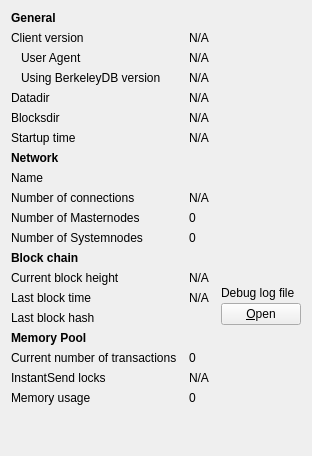
     <widget class="QWidget" name="tab_info">
      <attribute name="title">
       <string>&amp;Information</string>
      </attribute>
      <layout class="QGridLayout" name="gridLayout" columnstretch="0,1,0">
       <property name="horizontalSpacing">
        <number>12</number>
       </property>
       <item row="17" column="1">
        <widget class="QLabel" name="mempoolNumberTxs">
         <property name="cursor">
          <cursorShape>IBeamCursor</cursorShape>
         </property>
         <property name="text">
          <string>0</string>
         </property>
         <property name="textFormat">
          <enum>Qt::PlainText</enum>
         </property>
         <property name="textInteractionFlags">
          <set>Qt::LinksAccessibleByMouse|Qt::TextSelectableByKeyboard|Qt::TextSelectableByMouse</set>
         </property>
        </widget>
       </item>
       <item row="8" column="0">
        <widget class="QLabel" name="label_8">
         <property name="text">
          <string>Name</string>
         </property>
        </widget>
       </item>
       <item row="13" column="2" rowspan="3">
        <layout class="QVBoxLayout" name="verticalLayoutDebugButton">
         <property name="spacing">
          <number>3</number>
         </property>
         <item>
          <spacer name="verticalSpacer_2">
           <property name="orientation">
            <enum>Qt::Vertical</enum>
           </property>
           <property name="sizeHint" stdset="0">
            <size>
             <width>10</width>
             <height>5</height>
            </size>
           </property>
          </spacer>
         </item>
         <item>
          <widget class="QLabel" name="labelDebugLogfile">
           <property name="text">
            <string>Debug log file</string>
           </property>
          </widget>
         </item>
         <item>
          <widget class="QPushButton" name="openDebugLogfileButton">
           <property name="toolTip">
            <string>Open the %1 debug log file from the current data directory. This can take a few seconds for large log files.</string>
           </property>
           <property name="text">
            <string>&amp;Open</string>
           </property>
           <property name="autoDefault">
            <bool>false</bool>
           </property>
          </widget>
         </item>
        </layout>
       </item>
       <item row="10" column="1">
        <widget class="QLabel" name="masternodeCount">
         <property name="cursor">
          <cursorShape>IBeamCursor</cursorShape>
         </property>
         <property name="text">
          <string>0</string>
         </property>
         <property name="textFormat">
          <enum>Qt::PlainText</enum>
         </property>
         <property name="textInteractionFlags">
          <set>Qt::LinksAccessibleByMouse|Qt::TextSelectableByKeyboard|Qt::TextSelectableByMouse</set>
         </property>
        </widget>
       </item>
       <item row="6" column="1" colspan="2">
        <widget class="QLabel" name="startupTime">
         <property name="cursor">
          <cursorShape>IBeamCursor</cursorShape>
         </property>
         <property name="text">
          <string>N/A</string>
         </property>
         <property name="textFormat">
          <enum>Qt::PlainText</enum>
         </property>
         <property name="textInteractionFlags">
          <set>Qt::LinksAccessibleByMouse|Qt::TextSelectableByKeyboard|Qt::TextSelectableByMouse</set>
         </property>
        </widget>
       </item>
       <item row="1" column="0">
        <widget class="QLabel" name="label_6">
         <property name="text">
          <string>Client version</string>
         </property>
        </widget>
       </item>
       <item row="5" column="1" colspan="2">
        <widget class="QLabel" name="blocksDir">
         <property name="cursor">
          <cursorShape>IBeamCursor</cursorShape>
         </property>
         <property name="toolTip">
          <string>To specify a non-default location of the blocks directory use the '%1' option.</string>
         </property>
         <property name="text">
          <string>N/A</string>
         </property>
         <property name="textFormat">
          <enum>Qt::PlainText</enum>
         </property>
         <property name="wordWrap">
          <bool>true</bool>
         </property>
         <property name="textInteractionFlags">
          <set>Qt::LinksAccessibleByMouse|Qt::TextSelectableByKeyboard|Qt::TextSelectableByMouse</set>
         </property>
        </widget>
       </item>
       <item row="15" column="1">
        <widget class="QLabel" name="lastBlockHash">
         <property name="cursor">
          <cursorShape>IBeamCursor</cursorShape>
         </property>
         <property name="text">
          <string></string>
         </property>
         <property name="textFormat">
          <enum>Qt::PlainText</enum>
         </property>
         <property name="textInteractionFlags">
          <set>Qt::LinksAccessibleByMouse|Qt::TextSelectableByKeyboard|Qt::TextSelectableByMouse</set>
         </property>
        </widget>
       </item>
       <item row="8" column="1" colspan="2">
        <widget class="QLabel" name="networkName">
         <property name="cursor">
          <cursorShape>IBeamCursor</cursorShape>
         </property>
         <property name="text">
          <string></string>
         </property>
         <property name="textFormat">
          <enum>Qt::PlainText</enum>
         </property>
         <property name="textInteractionFlags">
          <set>Qt::LinksAccessibleByMouse|Qt::TextSelectableByKeyboard|Qt::TextSelectableByMouse</set>
         </property>
        </widget>
       </item>
       <item row="10" column="0">
        <widget class="QLabel" name="masternodeCountLabel">
         <property name="text">
          <string>Number of Masternodes</string>
         </property>
        </widget>
       </item>
       <item row="19" column="1">
        <widget class="QLabel" name="mempoolSize">
         <property name="cursor">
          <cursorShape>IBeamCursor</cursorShape>
         </property>
         <property name="text">
          <string>0</string>
         </property>
         <property name="textFormat">
          <enum>Qt::PlainText</enum>
         </property>
         <property name="textInteractionFlags">
          <set>Qt::LinksAccessibleByMouse|Qt::TextSelectableByKeyboard|Qt::TextSelectableByMouse</set>
         </property>
        </widget>
       </item>
       <item row="11" column="1">
        <widget class="QLabel" name="systemnodeCount">
         <property name="cursor">
          <cursorShape>IBeamCursor</cursorShape>
         </property>
         <property name="text">
          <string>0</string>
         </property>
         <property name="textFormat">
          <enum>Qt::PlainText</enum>
         </property>
         <property name="textInteractionFlags">
          <set>Qt::LinksAccessibleByMouse|Qt::TextSelectableByKeyboard|Qt::TextSelectableByMouse</set>
         </property>
        </widget>
       </item>
       <item row="14" column="0">
        <widget class="QLabel" name="labelLastBlockTime">
         <property name="text">
          <string>Last block time</string>
         </property>
        </widget>
       </item>
       <item row="7" column="0">
        <widget class="QLabel" name="labelNetwork">
         <property name="font">
          <font>
           <weight>75</weight>
           <bold>true</bold>
          </font>
         </property>
         <property name="text">
          <string>Network</string>
         </property>
        </widget>
       </item>
       <item row="1" column="1" colspan="2">
        <widget class="QLabel" name="clientVersion">
         <property name="cursor">
          <cursorShape>IBeamCursor</cursorShape>
         </property>
         <property name="text">
          <string>N/A</string>
         </property>
         <property name="textFormat">
          <enum>Qt::PlainText</enum>
         </property>
         <property name="textInteractionFlags">
          <set>Qt::LinksAccessibleByMouse|Qt::TextSelectableByKeyboard|Qt::TextSelectableByMouse</set>
         </property>
        </widget>
       </item>
       <item row="17" column="0">
        <widget class="QLabel" name="labelNumberOfTransactions">
         <property name="text">
          <string>Current number of transactions</string>
         </property>
        </widget>
       </item>
       <item row="15" column="0">
        <widget class="QLabel" name="lastBlockHashLabel">
         <property name="text">
          <string>Last block hash</string>
         </property>
        </widget>
       </item>
       <item row="16" column="0">
        <widget class="QLabel" name="labelMempoolTitle">
         <property name="font">
          <font>
           <weight>75</weight>
           <bold>true</bold>
          </font>
         </property>
         <property name="text">
          <string>Memory Pool</string>
         </property>
        </widget>
       </item>
       <item row="3" column="0">
        <widget class="QLabel" name="label_berkeleyDBVersion">
         <property name="text">
          <string>Using BerkeleyDB version</string>
         </property>
         <property name="indent">
          <number>10</number>
         </property>
        </widget>
       </item>
       <item row="12" column="0">
        <widget class="QLabel" name="label_10">
         <property name="font">
          <font>
           <weight>75</weight>
           <bold>true</bold>
          </font>
         </property>
         <property name="text">
          <string>Block chain</string>
         </property>
        </widget>
       </item>
       <item row="13" column="0">
        <widget class="QLabel" name="label_3">
         <property name="text">
          <string>Current block height</string>
         </property>
        </widget>
       </item>
       <item row="4" column="1" colspan="2">
        <widget class="QLabel" name="dataDir">
         <property name="cursor">
          <cursorShape>IBeamCursor</cursorShape>
         </property>
         <property name="toolTip">
          <string>To specify a non-default location of the data directory use the '%1' option.</string>
         </property>
         <property name="text">
          <string>N/A</string>
         </property>
         <property name="textFormat">
          <enum>Qt::PlainText</enum>
         </property>
         <property name="wordWrap">
          <bool>true</bool>
         </property>
         <property name="textInteractionFlags">
          <set>Qt::LinksAccessibleByMouse|Qt::TextSelectableByKeyboard|Qt::TextSelectableByMouse</set>
         </property>
        </widget>
       </item>
       <item row="9" column="1" colspan="2">
        <widget class="QLabel" name="numberOfConnections">
         <property name="cursor">
          <cursorShape>IBeamCursor</cursorShape>
         </property>
         <property name="text">
          <string>N/A</string>
         </property>
         <property name="textFormat">
          <enum>Qt::PlainText</enum>
         </property>
         <property name="textInteractionFlags">
          <set>Qt::LinksAccessibleByMouse|Qt::TextSelectableByKeyboard|Qt::TextSelectableByMouse</set>
         </property>
        </widget>
       </item>
       <item row="2" column="1" colspan="2">
        <widget class="QLabel" name="clientUserAgent">
         <property name="cursor">
          <cursorShape>IBeamCursor</cursorShape>
         </property>
         <property name="text">
          <string>N/A</string>
         </property>
         <property name="textFormat">
          <enum>Qt::PlainText</enum>
         </property>
         <property name="textInteractionFlags">
          <set>Qt::LinksAccessibleByMouse|Qt::TextSelectableByKeyboard|Qt::TextSelectableByMouse</set>
         </property>
        </widget>
       </item>
       <item row="6" column="0">
        <widget class="QLabel" name="label_13">
         <property name="text">
          <string>Startup time</string>
         </property>
        </widget>
       </item>
       <item row="13" column="1" colspan="2">
        <widget class="QLabel" name="numberOfBlocks">
         <property name="cursor">
          <cursorShape>IBeamCursor</cursorShape>
         </property>
         <property name="text">
          <string>N/A</string>
         </property>
         <property name="textFormat">
          <enum>Qt::PlainText</enum>
         </property>
         <property name="textInteractionFlags">
          <set>Qt::LinksAccessibleByMouse|Qt::TextSelectableByKeyboard|Qt::TextSelectableByMouse</set>
         </property>
        </widget>
       </item>
       <item row="19" column="0">
        <widget class="QLabel" name="labelMemoryUsage">
         <property name="text">
          <string>Memory usage</string>
         </property>
        </widget>
       </item>
       <item row="18" column="1">
        <widget class="QLabel" name="instantSendLockCount">
         <property name="cursor">
          <cursorShape>IBeamCursor</cursorShape>
         </property>
         <property name="text">
          <string>N/A</string>
         </property>
         <property name="textFormat">
          <enum>Qt::PlainText</enum>
         </property>
         <property name="textInteractionFlags">
          <set>Qt::LinksAccessibleByMouse|Qt::TextSelectableByKeyboard|Qt::TextSelectableByMouse</set>
         </property>
        </widget>
       </item>
       <item row="4" column="0">
        <widget class="QLabel" name="label_12">
         <property name="text">
          <string>Datadir</string>
         </property>
        </widget>
       </item>
       <item row="2" column="0">
        <widget class="QLabel" name="labelClientUserAgent">
         <property name="text">
          <string>User Agent</string>
         </property>
         <property name="indent">
          <number>10</number>
         </property>
        </widget>
       </item>
       <item row="11" column="0">
        <widget class="QLabel" name="systemnodeCountLabel">
         <property name="text">
          <string>Number of Systemnodes</string>
         </property>
        </widget>
       </item>
       <item row="14" column="1" colspan="2">
        <widget class="QLabel" name="lastBlockTime">
         <property name="cursor">
          <cursorShape>IBeamCursor</cursorShape>
         </property>
         <property name="text">
          <string>N/A</string>
         </property>
         <property name="textFormat">
          <enum>Qt::PlainText</enum>
         </property>
         <property name="textInteractionFlags">
          <set>Qt::LinksAccessibleByMouse|Qt::TextSelectableByKeyboard|Qt::TextSelectableByMouse</set>
         </property>
        </widget>
       </item>
       <item row="3" column="1" colspan="2">
        <widget class="QLabel" name="berkeleyDBVersion">
         <property name="cursor">
          <cursorShape>IBeamCursor</cursorShape>
         </property>
         <property name="text">
          <string>N/A</string>
         </property>
         <property name="textFormat">
          <enum>Qt::PlainText</enum>
         </property>
         <property name="textInteractionFlags">
          <set>Qt::LinksAccessibleByMouse|Qt::TextSelectableByKeyboard|Qt::TextSelectableByMouse</set>
         </property>
        </widget>
       </item>
       <item row="9" column="0">
        <widget class="QLabel" name="label_7">
         <property name="text">
          <string>Number of connections</string>
         </property>
        </widget>
       </item>
       <item row="18" column="0">
        <widget class="QLabel" name="labelInstantSendLockCount">
         <property name="text">
          <string>InstantSend locks</string>
         </property>
        </widget>
       </item>
       <item row="0" column="0">
        <widget class="QLabel" name="label_9">
         <property name="font">
          <font>
           <weight>75</weight>
           <bold>true</bold>
          </font>
         </property>
         <property name="text">
          <string>General</string>
         </property>
        </widget>
       </item>
       <item row="5" column="0">
        <widget class="QLabel" name="label_11">
         <property name="text">
          <string>Blocksdir</string>
         </property>
        </widget>
       </item>
       <item row="20" column="0">
        <spacer name="verticalSpacer">
         <property name="orientation">
          <enum>Qt::Vertical</enum>
         </property>
         <property name="sizeHint" stdset="0">
          <size>
           <width>20</width>
           <height>40</height>
          </size>
         </property>
        </spacer>
       </item>
      </layout>
     </widget>
